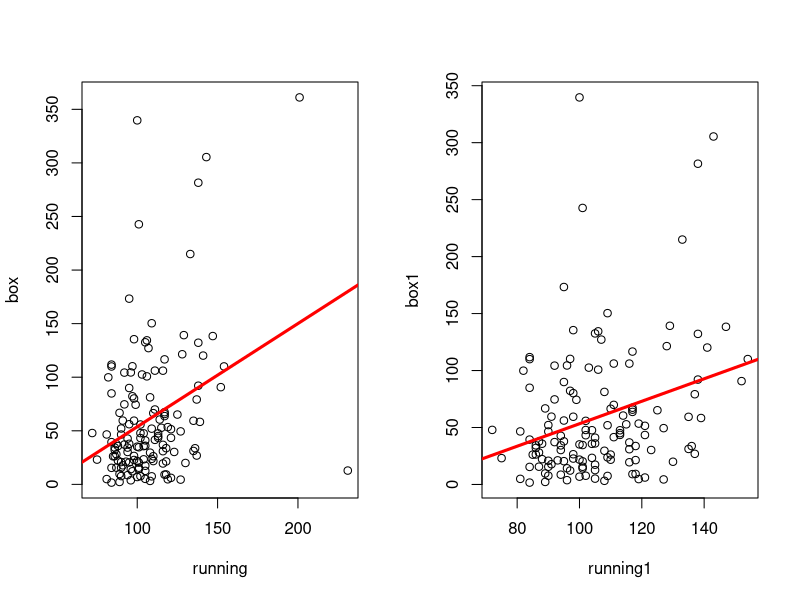

This figure's R source:
#lm, confidence interval(inference basic)
movies <- read.table("movies.txt",sep="\t",header=T,quote="")
head(movies)


#download.file("https://spark-public.s3.amazonaws.com/dataanalysis/movies.txt", "movies.txt", method="curl")
movies <- read.table("movies.txt",sep="\t",header=T,quote="")
head(movies)

par(mfrow=c(1,2))
box <- as.numeric(movies$box_office)
running <- as.numeric(movies$running_time)
plot(box~running)
lm1 <- lm(box ~ running)
abline(lm1,col="red",lwd=3)

movies1 <- movies[movies$running_time <= 200,]
box1 <- as.numeric(movies1$box_office)
running1 <- as.numeric(movies1$running_time)
plot(box1~running1)
lm2 <- lm(box1 ~ running1)
abline(lm2,col="red",lwd=3)

summary(lm1)
summary(lm2)
